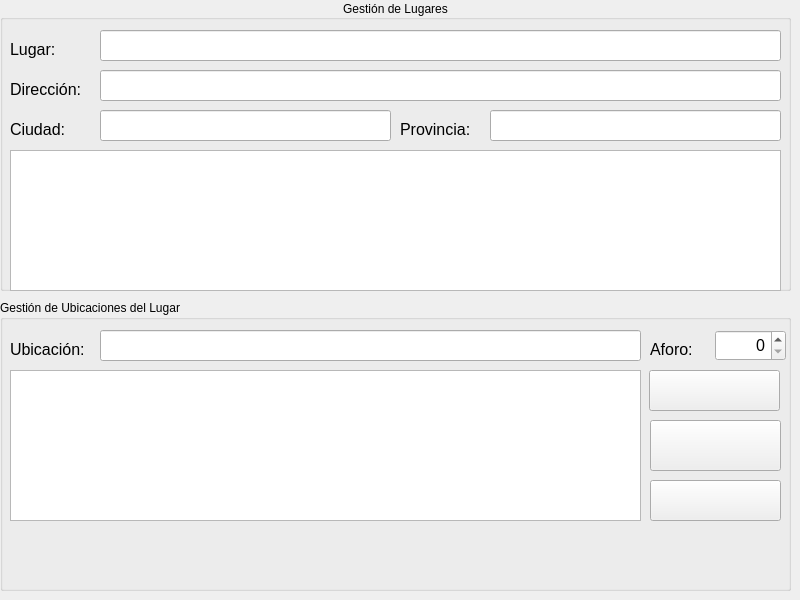
    <widget class="QWidget" name="tabLugares">
     <property name="toolTip">
      <string>&lt;html&gt;&lt;head/&gt;&lt;body&gt;&lt;p&gt;Interfaz para gestionar los lugares disponibles para la realización de los eventos&lt;/p&gt;&lt;/body&gt;&lt;/html&gt;</string>
     </property>
     <attribute name="icon">
      <iconset resource=".resources/images.qrc">
       <normaloff>:/icons/document-open-remote.png</normaloff>:/icons/document-open-remote.png</iconset>
     </attribute>
     <attribute name="title">
      <string>Lugares</string>
     </attribute>
     <attribute name="toolTip">
      <string>&lt;html&gt;&lt;head/&gt;&lt;body&gt;&lt;p&gt;Gestión de los Lugares disponibles para la celebración de los Eventos&lt;/p&gt;&lt;/body&gt;&lt;/html&gt;</string>
     </attribute>
     <widget class="QGroupBox" name="grbLugares">
      <property name="geometry">
       <rect>
        <x>0</x>
        <y>0</y>
        <width>791</width>
        <height>291</height>
       </rect>
      </property>
      <property name="font">
       <font>
        <weight>50</weight>
        <bold>false</bold>
       </font>
      </property>
      <property name="autoFillBackground">
       <bool>false</bool>
      </property>
      <property name="title">
       <string>Gestión de Lugares</string>
      </property>
      <property name="alignment">
       <set>Qt::AlignCenter</set>
      </property>
      <property name="flat">
       <bool>false</bool>
      </property>
      <property name="checkable">
       <bool>false</bool>
      </property>
      <widget class="QLabel" name="lblNombreLugar">
       <property name="geometry">
        <rect>
         <x>10</x>
         <y>40</y>
         <width>91</width>
         <height>19</height>
        </rect>
       </property>
       <property name="sizePolicy">
        <sizepolicy hsizetype="Expanding" vsizetype="Expanding">
         <horstretch>0</horstretch>
         <verstretch>0</verstretch>
        </sizepolicy>
       </property>
       <property name="font">
        <font>
         <pointsize>12</pointsize>
        </font>
       </property>
       <property name="text">
        <string>Lugar:</string>
       </property>
      </widget>
      <widget class="QLineEdit" name="txtDireccion">
       <property name="geometry">
        <rect>
         <x>100</x>
         <y>70</y>
         <width>681</width>
         <height>31</height>
        </rect>
       </property>
       <property name="font">
        <font>
         <pointsize>12</pointsize>
        </font>
       </property>
       <property name="toolTip">
        <string>&lt;html&gt;&lt;head/&gt;&lt;body&gt;&lt;p&gt;Dirección donde está situado el lugar&lt;/p&gt;&lt;/body&gt;&lt;/html&gt;</string>
       </property>
       <property name="maxLength">
        <number>200</number>
       </property>
      </widget>
      <widget class="QLineEdit" name="txtCiudad">
       <property name="geometry">
        <rect>
         <x>100</x>
         <y>110</y>
         <width>291</width>
         <height>31</height>
        </rect>
       </property>
       <property name="font">
        <font>
         <pointsize>12</pointsize>
        </font>
       </property>
       <property name="toolTip">
        <string>&lt;html&gt;&lt;head/&gt;&lt;body&gt;&lt;p&gt;Dirección donde está situado el lugar&lt;/p&gt;&lt;/body&gt;&lt;/html&gt;</string>
       </property>
       <property name="maxLength">
        <number>100</number>
       </property>
      </widget>
      <widget class="QLineEdit" name="txtNombreLugar">
       <property name="geometry">
        <rect>
         <x>100</x>
         <y>30</y>
         <width>681</width>
         <height>31</height>
        </rect>
       </property>
       <property name="font">
        <font>
         <pointsize>12</pointsize>
        </font>
       </property>
       <property name="toolTip">
        <string>&lt;html&gt;&lt;head/&gt;&lt;body&gt;&lt;p&gt;Lugar donde se puede celebrar un evento&lt;/p&gt;&lt;/body&gt;&lt;/html&gt;</string>
       </property>
       <property name="maxLength">
        <number>100</number>
       </property>
      </widget>
      <widget class="QLabel" name="lblCiudad">
       <property name="geometry">
        <rect>
         <x>10</x>
         <y>120</y>
         <width>91</width>
         <height>19</height>
        </rect>
       </property>
       <property name="sizePolicy">
        <sizepolicy hsizetype="Expanding" vsizetype="Expanding">
         <horstretch>0</horstretch>
         <verstretch>0</verstretch>
        </sizepolicy>
       </property>
       <property name="font">
        <font>
         <pointsize>12</pointsize>
        </font>
       </property>
       <property name="text">
        <string>Ciudad:</string>
       </property>
      </widget>
      <widget class="QLabel" name="lblDireccion">
       <property name="geometry">
        <rect>
         <x>10</x>
         <y>80</y>
         <width>91</width>
         <height>19</height>
        </rect>
       </property>
       <property name="sizePolicy">
        <sizepolicy hsizetype="Expanding" vsizetype="Expanding">
         <horstretch>0</horstretch>
         <verstretch>0</verstretch>
        </sizepolicy>
       </property>
       <property name="font">
        <font>
         <pointsize>12</pointsize>
        </font>
       </property>
       <property name="text">
        <string>Dirección:</string>
       </property>
      </widget>
      <widget class="QLabel" name="lblProvincia">
       <property name="geometry">
        <rect>
         <x>400</x>
         <y>120</y>
         <width>91</width>
         <height>19</height>
        </rect>
       </property>
       <property name="sizePolicy">
        <sizepolicy hsizetype="Expanding" vsizetype="Expanding">
         <horstretch>0</horstretch>
         <verstretch>0</verstretch>
        </sizepolicy>
       </property>
       <property name="font">
        <font>
         <pointsize>12</pointsize>
        </font>
       </property>
       <property name="text">
        <string>Provincia:</string>
       </property>
      </widget>
      <widget class="QLineEdit" name="txtProvincia">
       <property name="geometry">
        <rect>
         <x>490</x>
         <y>110</y>
         <width>291</width>
         <height>31</height>
        </rect>
       </property>
       <property name="font">
        <font>
         <pointsize>12</pointsize>
        </font>
       </property>
       <property name="toolTip">
        <string>&lt;html&gt;&lt;head/&gt;&lt;body&gt;&lt;p&gt;Dirección donde está situado el lugar&lt;/p&gt;&lt;/body&gt;&lt;/html&gt;</string>
       </property>
       <property name="maxLength">
        <number>100</number>
       </property>
      </widget>
      <widget class="QTableView" name="tblLugares">
       <property name="geometry">
        <rect>
         <x>10</x>
         <y>150</y>
         <width>771</width>
         <height>141</height>
        </rect>
       </property>
       <property name="selectionMode">
        <enum>QAbstractItemView::SingleSelection</enum>
       </property>
       <property name="selectionBehavior">
        <enum>QAbstractItemView::SelectRows</enum>
       </property>
       <attribute name="verticalHeaderVisible">
        <bool>false</bool>
       </attribute>
      </widget>
     </widget>
     <widget class="QGroupBox" name="grbUbicaciones">
      <property name="geometry">
       <rect>
        <x>0</x>
        <y>300</y>
        <width>791</width>
        <height>291</height>
       </rect>
      </property>
      <property name="font">
       <font>
        <weight>50</weight>
        <bold>false</bold>
       </font>
      </property>
      <property name="autoFillBackground">
       <bool>false</bool>
      </property>
      <property name="title">
       <string>Gestión de Ubicaciones del Lugar</string>
      </property>
      <property name="flat">
       <bool>false</bool>
      </property>
      <property name="checkable">
       <bool>false</bool>
      </property>
      <widget class="QLabel" name="lblNombreUbicacion">
       <property name="geometry">
        <rect>
         <x>10</x>
         <y>40</y>
         <width>91</width>
         <height>19</height>
        </rect>
       </property>
       <property name="sizePolicy">
        <sizepolicy hsizetype="Expanding" vsizetype="Expanding">
         <horstretch>0</horstretch>
         <verstretch>0</verstretch>
        </sizepolicy>
       </property>
       <property name="font">
        <font>
         <pointsize>12</pointsize>
        </font>
       </property>
       <property name="text">
        <string>Ubicación:</string>
       </property>
      </widget>
      <widget class="QLineEdit" name="txtNombreUbicacion">
       <property name="geometry">
        <rect>
         <x>100</x>
         <y>30</y>
         <width>541</width>
         <height>31</height>
        </rect>
       </property>
       <property name="font">
        <font>
         <pointsize>12</pointsize>
        </font>
       </property>
       <property name="toolTip">
        <string>&lt;html&gt;&lt;head/&gt;&lt;body&gt;&lt;p&gt;Nombre de la ubicación perteneciente al Lugar seleccionado&lt;/p&gt;&lt;/body&gt;&lt;/html&gt;</string>
       </property>
       <property name="maxLength">
        <number>100</number>
       </property>
      </widget>
      <widget class="QTableView" name="tblUbicaciones">
       <property name="geometry">
        <rect>
         <x>10</x>
         <y>70</y>
         <width>631</width>
         <height>151</height>
        </rect>
       </property>
       <property name="toolTip">
        <string>&lt;html&gt;&lt;head/&gt;&lt;body&gt;&lt;p&gt;Tabla de ubicaciones para el Lugar seleccionado&lt;/p&gt;&lt;/body&gt;&lt;/html&gt;</string>
       </property>
       <property name="selectionMode">
        <enum>QAbstractItemView::SingleSelection</enum>
       </property>
       <property name="selectionBehavior">
        <enum>QAbstractItemView::SelectRows</enum>
       </property>
       <attribute name="verticalHeaderVisible">
        <bool>false</bool>
       </attribute>
      </widget>
      <widget class="QSpinBox" name="txtMaxAforo">
       <property name="geometry">
        <rect>
         <x>715</x>
         <y>30</y>
         <width>71</width>
         <height>31</height>
        </rect>
       </property>
       <property name="font">
        <font>
         <pointsize>12</pointsize>
        </font>
       </property>
       <property name="toolTip">
        <string>&lt;html&gt;&lt;head/&gt;&lt;body&gt;&lt;p&gt;Aforo máximo de la ubicación&lt;/p&gt;&lt;/body&gt;&lt;/html&gt;</string>
       </property>
       <property name="alignment">
        <set>Qt::AlignRight|Qt::AlignTrailing|Qt::AlignVCenter</set>
       </property>
       <property name="accelerated">
        <bool>true</bool>
       </property>
       <property name="maximum">
        <number>99999</number>
       </property>
      </widget>
      <widget class="QLabel" name="lblMaxAforo">
       <property name="geometry">
        <rect>
         <x>650</x>
         <y>40</y>
         <width>61</width>
         <height>19</height>
        </rect>
       </property>
       <property name="sizePolicy">
        <sizepolicy hsizetype="Expanding" vsizetype="Expanding">
         <horstretch>0</horstretch>
         <verstretch>0</verstretch>
        </sizepolicy>
       </property>
       <property name="font">
        <font>
         <pointsize>12</pointsize>
        </font>
       </property>
       <property name="text">
        <string>Aforo:</string>
       </property>
      </widget>
      <widget class="QPushButton" name="cmdAdd">
       <property name="geometry">
        <rect>
         <x>649</x>
         <y>70</y>
         <width>131</width>
         <height>41</height>
        </rect>
       </property>
       <property name="toolTip">
        <string>&lt;html&gt;&lt;head/&gt;&lt;body&gt;&lt;p&gt;Añade una ubicación al Lugar seleccionado&lt;/p&gt;&lt;/body&gt;&lt;/html&gt;</string>
       </property>
       <property name="text">
        <string/>
       </property>
       <property name="icon">
        <iconset resource=".resources/images.qrc">
         <normaloff>:/icons/edit-add.png</normaloff>:/icons/edit-add.png</iconset>
       </property>
       <property name="iconSize">
        <size>
         <width>32</width>
         <height>32</height>
        </size>
       </property>
      </widget>
      <widget class="QPushButton" name="cmdEdit">
       <property name="geometry">
        <rect>
         <x>650</x>
         <y>120</y>
         <width>131</width>
         <height>51</height>
        </rect>
       </property>
       <property name="toolTip">
        <string>&lt;html&gt;&lt;head/&gt;&lt;body&gt;&lt;p&gt;Guarda la ubicación actual&lt;/p&gt;&lt;/body&gt;&lt;/html&gt;</string>
       </property>
       <property name="text">
        <string/>
       </property>
       <property name="icon">
        <iconset resource=".resources/images.qrc">
         <normaloff>:/icons/document-save-as-5.png</normaloff>:/icons/document-save-as-5.png</iconset>
       </property>
       <property name="iconSize">
        <size>
         <width>32</width>
         <height>32</height>
        </size>
       </property>
      </widget>
      <widget class="QPushButton" name="cmdRemove">
       <property name="geometry">
        <rect>
         <x>650</x>
         <y>180</y>
         <width>131</width>
         <height>41</height>
        </rect>
       </property>
       <property name="toolTip">
        <string>&lt;html&gt;&lt;head/&gt;&lt;body&gt;&lt;p&gt;Elimina la ubicación actual del Lugar seleccionado&lt;/p&gt;&lt;/body&gt;&lt;/html&gt;</string>
       </property>
       <property name="text">
        <string/>
       </property>
       <property name="icon">
        <iconset resource=".resources/images.qrc">
         <normaloff>:/icons/edit-remove-3.png</normaloff>:/icons/edit-remove-3.png</iconset>
       </property>
       <property name="iconSize">
        <size>
         <width>32</width>
         <height>32</height>
        </size>
       </property>
      </widget>
     </widget>
    </widget>
